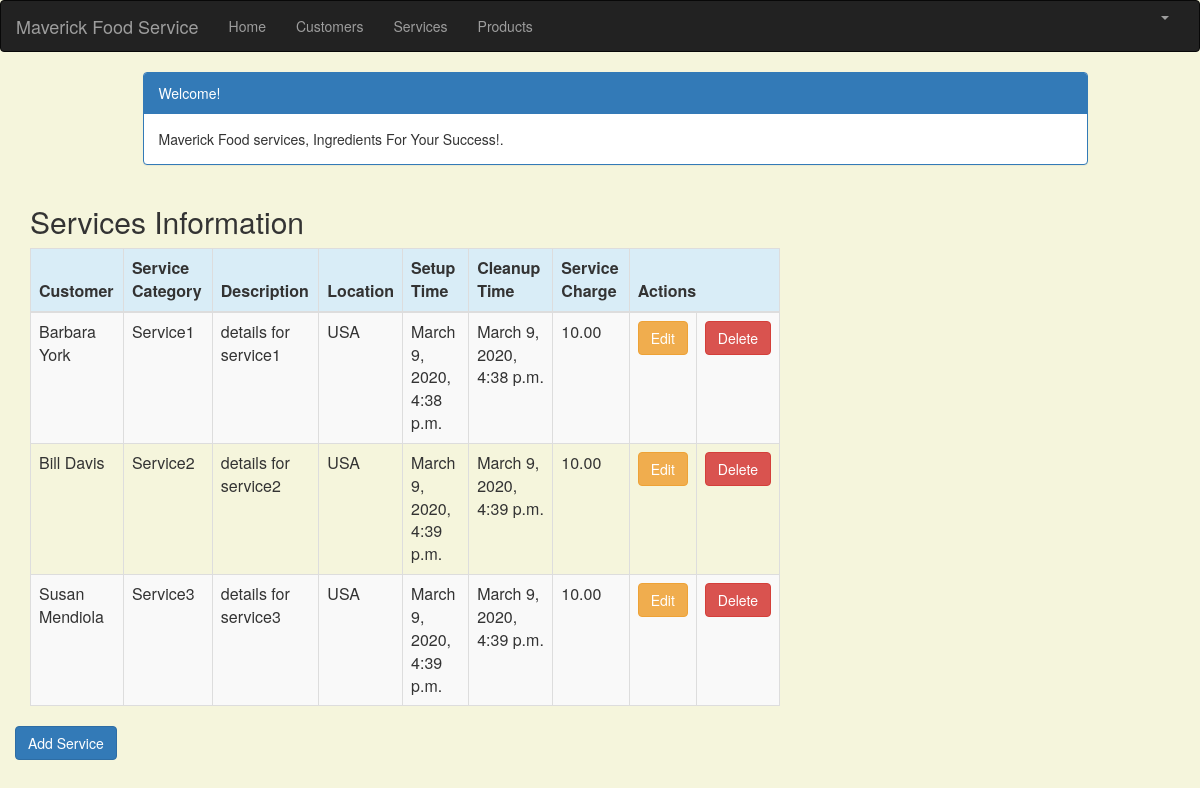
The page /service_list (signed in) on the database as committed earlier.
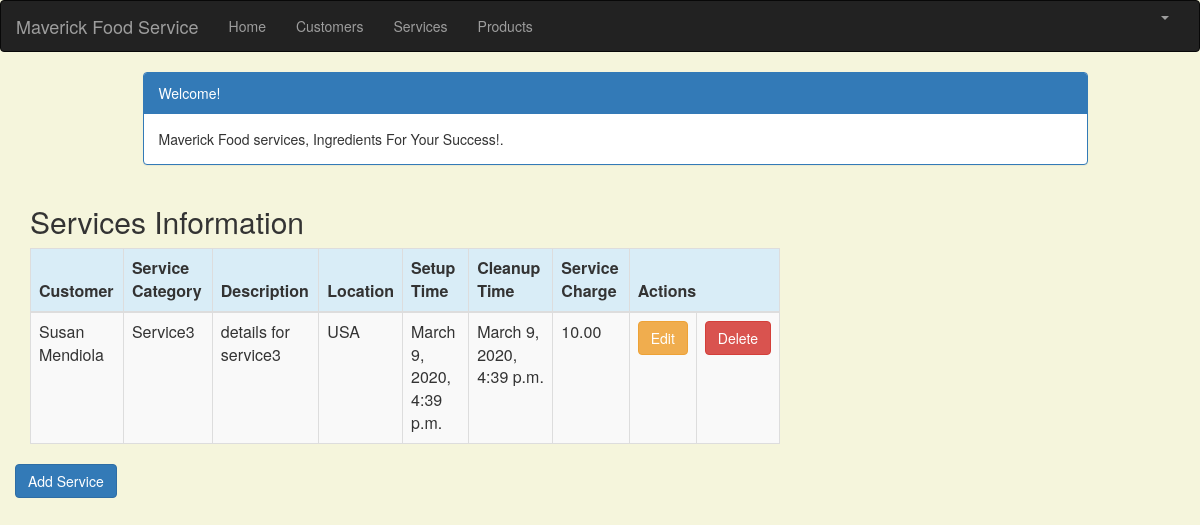
The same page on the database as committed later.
### crm/models.py (models this page shows, shortened)
class Service(models.Model):
	cust_name = models.ForeignKey(Customer, on_delete=models.CASCADE, related_name='services')
	service_category = models.CharField(max_length=100)
	description = models.TextField()
	location = models.CharField(max_length=200)
	setup_time = models.DateTimeField(
		default=timezone.now)
	cleanup_time = models.DateTimeField(
		default=timezone.now)
	service_charge = models.DecimalField(max_digits=10, decimal_places=2)
	created_date = models.DateTimeField(
		default=timezone.now)
	updated_date = models.DateTimeField(auto_now_add=True)

class Customer(models.Model):
	cust_name = models.CharField(max_length=50)
	organization = models.CharField(max_length=100, blank=True)
	role = models.CharField(max_length=100)
	email = models.EmailField(max_length=100)
	bldgroom = models.CharField(max_length=100)
	address = models.CharField(max_length=200)
	account_number = models.IntegerField(blank=False, null=False)
	city = models.CharField(max_length=50)
	state = models.CharField(max_length=50)
	zipcode = models.CharField(max_length=10)
	phone_number = models.CharField(max_length=50)
	created_date = models.DateTimeField(
		default=timezone.now)
	updated_date = models.DateTimeField(auto_now_add=True)
	def __str__(self):
		return str(self.cust_name)

### crm/views.py (the view)
# urls.py: path('service_list', views.service_list, name='service_list'),
@login_required
def service_list(request):
    services = Service.objects.filter(created_date__lte=timezone.now())
    return render(request, 'crm/service_list.html', {'services': services})

### crm/templates/crm/service_list.html (shortened to what this page needs)
{% extends 'crm/base.html' %}
{% block content %}
<html>
<head>
<link rel="stylesheet" href="https://maxcdn.bootstrapcdn.com/bootstrap/3.3.4/css/bootstrap.min.css">
</head>
<body>
<div class="container">
<div class="row">
<div class="col-md-10 col-md-offset-1">
<div class="panel panel-primary">
<div class="panel-heading">Welcome!</div>
<div class="panel-body">
Maverick Food services, Ingredients For Your Success!.
</div>
</div>
</div>
</div>
</div>
<div class="row">
<h2 style="padding-left: 15Px">Services Information</h2>
</div>
<div>
<table class="table table-striped table-bordered table-hover">
<thead>
<tr class="bg-info">
<th>Customer</th>
<th>Service Category</th>
<th>Description</th>
<th>Location</th>
<th>Setup Time</th>
<th>Cleanup Time</th>
<th>Service Charge</th>
<th colspan="3">Actions</th>
</tr>
</thead>
<tbody>
{% for service in services %}
<tr>
<td>{{ service.cust_name }}</td>
<td>{{ service.service_category }}</td>
<td>{{ service.description }}</td>
<td>{{ service.location }}</td>
<td>{{ service.setup_time }}</td>
<td>{{ service.cleanup_time }}</td>
<td>{{ service.service_charge }}</td>
<td><a href="{% url 'crm:service_edit' pk=service.pk %}"
class="btn btn-warning">Edit</a></td>
<td><a href="{% url 'crm:service_delete' pk=service.pk %}"
onclick="return confirm('Are you sure you want to delete?')"
class="btn btn-danger">Delete</a>
</td>
</tr>
{% endfor %}
</tbody>
</table>
<div class="row">
<a href="{% url 'crm:service_new' %}" class="row"><span
class="btn btn-primary">Add Service</span></a>
</div>
</div>
</body>
</html>
{% endblock %}

Rows that differ between the two databases and show on the page:
removed Service: cust_name "Barbara York", service_category "Service1", description "details for service1", location "USA", setup_time "March 9, 2020, 4:38 p.m.", cleanup_time "March 9, 2020, 4:38 p.m.", service_charge "10.00"
removed Service: cust_name "Bill Davis", service_category "Service2", description "details for service2", location "USA", setup_time "March 9, 2020, 4:39 p.m.", cleanup_time "March 9, 2020, 4:39 p.m.", service_charge "10.00"
